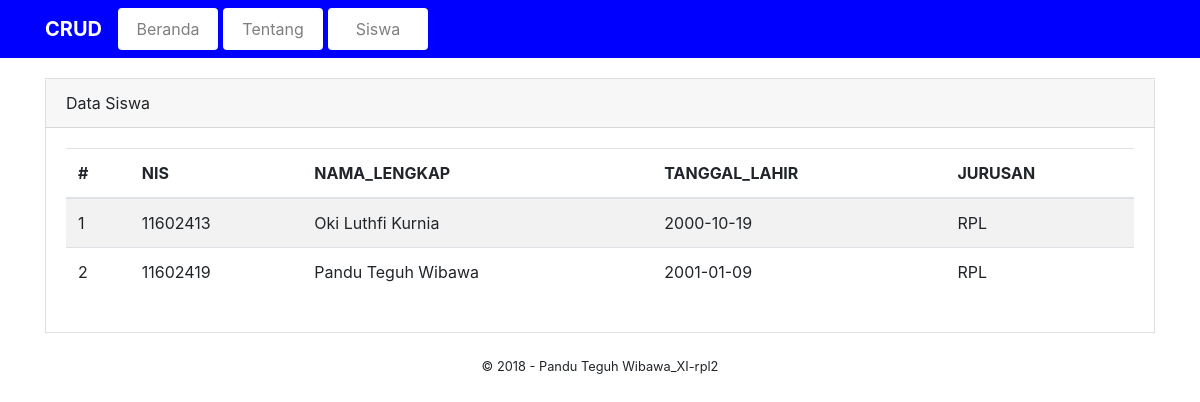
/index.php/siswa/laporan, run on the app's committed database.
### tables this page shows
CREATE TABLE `siswa` (
  `siswa_id` int(11) NOT NULL,
  `nisn` char(10) NOT NULL,
  `nis` char(10) NOT NULL,
  `nama_lengkap` varchar(255) NOT NULL,
  `jk` enum('L','P') NOT NULL,
  `tempat_lahir` varchar(255) NOT NULL,
  `tanggal_lahir` date NOT NULL,
  `alamat` text NOT NULL,
  `jurusan` enum('AK','AP','PS','RPL','TKJ','TSM','TPM') NOT NULL,
  `tanggal_entri` datetime NOT NULL
);

### application/controllers/Siswa.php (called while the page is built, shortened)
<?php
     class Siswa extends CI_Controller{
          function laporan(){
             $siswa = $this->db->get("siswa");
               $data["query"] = $siswa;
               $data["content"] = "pages/cetak";
               $this->load->view("template", $data);
          }
      }
?>

### index.php (called while the page is built, shortened)
<?php
require_once BASEPATH.'core/CodeIgniter.php';

### application/views/pages/cetak.php (the view, shortened to what this page needs)
<div class="card card-default" style="border-radius: 0px;margin: 20px 0;">
     <div class="card-header">Data Siswa</div>
     <div class="card-body">
          <table class="table table-striped">
               <thead>
                    <tr>
                         <th scope="col">#</th>
                         <th scope="col">NIS</th>
                         <th scope="col">NAMA_LENGKAP</th>
                         <th scope="col">TANGGAL_LAHIR</th>
                         <th scope="col">JURUSAN</th>
                    </tr>
               </thead>
               <tbody>
                    <?php
                         if ($query->num_rows() > 0) {
                              $no = 0;
                              foreach ($query->result() as $row) {
                                   $no++;
                                   echo '
                                        <tr>
                                             <td>'.$no.'</td>
                                             <td>'.$row->nis.'</td>
                                             <td>'.$row->nama_lengkap.'</td>
                                             <td>'.$row->tanggal_lahir.'</td>
                                             <td>'.$row->jurusan.'</td>
                                        </tr>
                                   ';
                              }
                         }else{
                              echo '
                                   <tr>
                                        <td colspan="6" class="text-center">Data masih kosong !</td>
                                   </tr>
                              ';
                         }
                    ?>
               </tbody>
          </table>
     </div>
</div>

### data on the page
siswa: nis "11602413", nama_lengkap "Oki Luthfi Kurnia", tanggal_lahir "2000-10-19", jurusan "RPL"
siswa: nis "11602419", nama_lengkap "Pandu Teguh Wibawa", tanggal_lahir "2001-01-09", jurusan "RPL"

### other printed values
anchor('siswa','Siswa','class="nav-item nav-link btn btn-white"') "Siswa"
